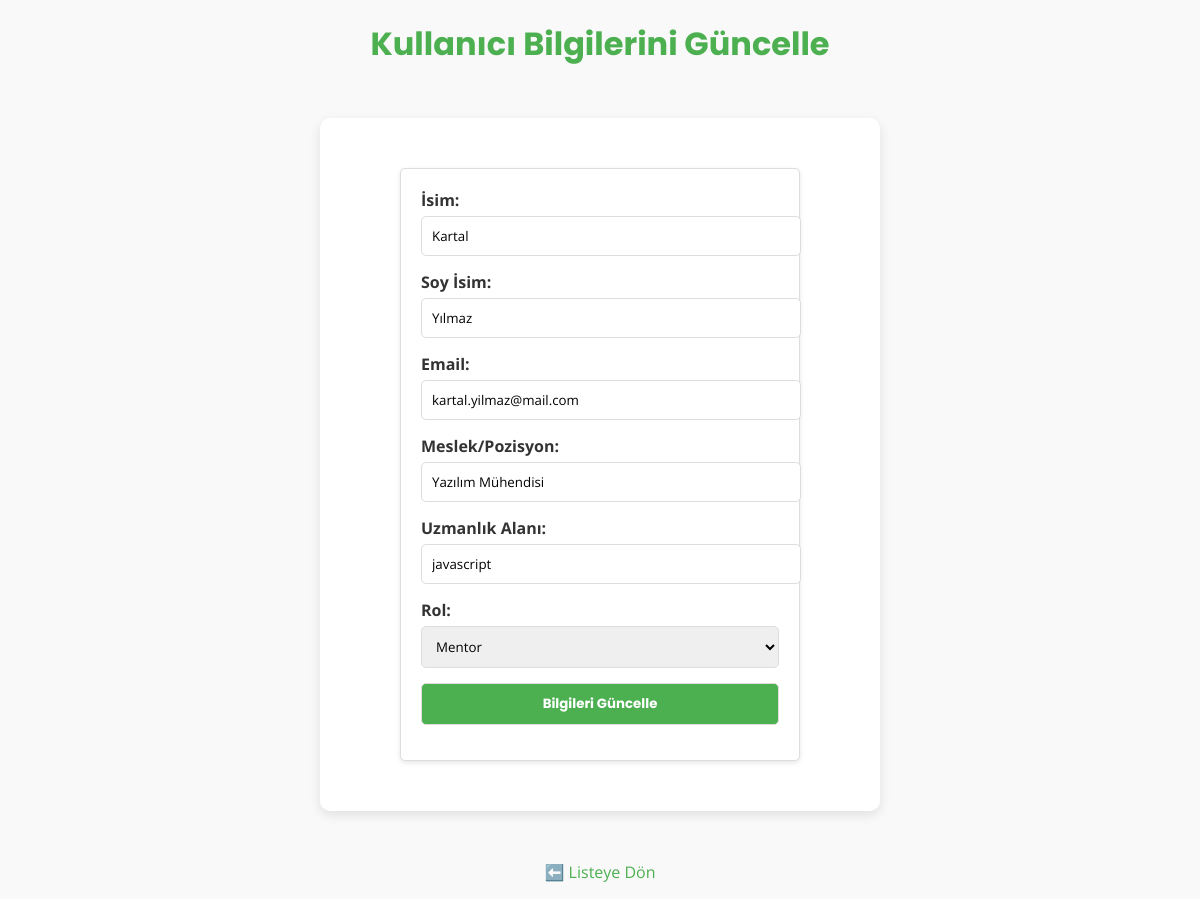
Page /edit-user/3 on the committed database.
### tables this page shows
CREATE TABLE users (
        id INTEGER PRIMARY KEY AUTOINCREMENT,
        first_name TEXT NOT NULL,
        last_name TEXT NOT NULL,
        email TEXT UNIQUE NOT NULL,
        occupation TEXT NOT NULL,
        skills TEXT NOT NULL,
        role TEXT CHECK(role IN ('mentor', 'mentee')) NOT NULL,
        selectedMentId INTEGER REFERENCES users(id) ON DELETE SET NULL
    );

### routes.py (the view)
@app.route("/edit-user/<int:user_id>", methods=["GET"])
def edit_user_form(user_id):
    conn = get_db_connection()
    cursor = conn.cursor()
    cursor.execute("SELECT * FROM users WHERE id=?", (user_id,))
    row = cursor.fetchone()
    conn.close()
    if row is None:
        return "Kullanıcı bulunamadı!", 404
    return render_template("edit_user.html", user=row)

### database.py (called while the page is built)
def get_db_connection():
    conn = sqlite3.connect('mentorship.db', check_same_thread=False, timeout=10)
    conn.row_factory = sqlite3.Row
    conn.execute("PRAGMA busy_timeout = 5000")
    return conn

### templates/edit_user.html (shortened to what this page needs)
<!DOCTYPE html>
<html lang="tr">
<head>
    <link rel="stylesheet" href="/static/style.css">
</head>
<body>
    <h1>Kullanıcı Bilgilerini Güncelle</h1>
    <div class="form-container">
        <form action="/edit-user/{{ user.id }}" method="POST">
            <label>İsim:</label>
            <input type="text" name="first_name" value="{{ user.first_name }}" required>
            <label>Soy İsim:</label>
            <input type="text" name="last_name" value="{{ user.last_name }}" required>
            <label>Email:</label>
            <input type="email" name="email" value="{{ user.email }}" required>
            <label>Meslek/Pozisyon:</label>
            <input type="text" name="occupation" value="{{ user.occupation }}" required>
            <label id="skills-label">
            </label>
            <input type="text" name="skills" value="{{ user.skills }}" required>
            <label>Rol:</label>
            <select name="role" id="role" onchange="toggleSkillLabel()" required>
                <option value="mentor" {% if user.role == 'mentor' %}selected{% endif %}>Mentor</option>
            </select>
            <button type="submit">Bilgileri Güncelle</button>
        </form>
    </div>
    <p style="text-align: center;"><a href="/list-users">⬅️ Listeye Dön</a></p>
</body>
</html>

### static/style.css (style rules this page uses)
body { font-family: 'Open Sans', sans-serif; margin: 0; padding: 0; background-color: #f9f9f9; color: #333; }
h1, h2, h3, h4 { font-family: 'Poppins', sans-serif; color: #4CAF50; text-align: center; margin-top: 20px; }
a { color: #4CAF50; text-decoration: none; }
form { font-family: 'Open Sans', sans-serif; max-width: 400px; margin: 20px auto; padding: 20px 20px 20px 20px; background-color: white; border: 1px solid #ddd; border-radius: 5px; box-shadow: 0 2px 5px rgba(0, 0, 0, 0.1); box-sizing: border-box; }
form label { display: block; margin-bottom: 5px; font-weight: bold; }
form input, form select, form button { width: 100%; padding: 10px; margin-bottom: 15px; border: 1px solid #ddd; border-radius: 5px; font-family: 'Open Sans', sans-serif; }
form button { background-color: #4CAF50; color: white; font-weight: bold; cursor: pointer; font-family: 'Poppins', sans-serif; }
.form-container { max-width: 500px; margin: 50px auto; padding: 30px; background-color: #fff; border-radius: 10px; box-shadow: 0 4px 12px rgba(0,0,0,0.1); font-family: 'Open Sans', sans-serif; }

### rows in the picture
users: first_name "Kartal", last_name "Yılmaz", email "kartal.yilmaz@mail.com", occupation "Yazılım Mühendisi", skills "javascript", role "Mentor"
